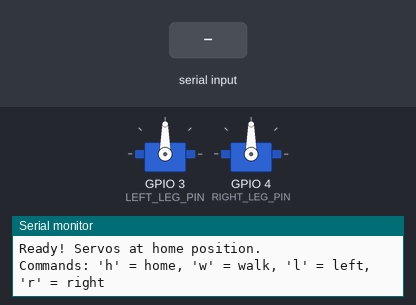
This sketch was run on a simulated ESP32. Shown: 2 × servo, the last lines printed to the serial monitor. Inputs (shaded band) come from the test bench.

Above: at 2.5 s.
2.6 s: "w" received over Serial
At 2.75 s:
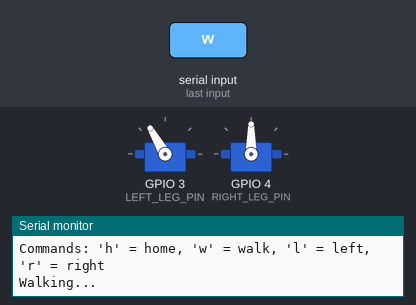
5.6 s: "l" received over Serial
At 5.85 s:
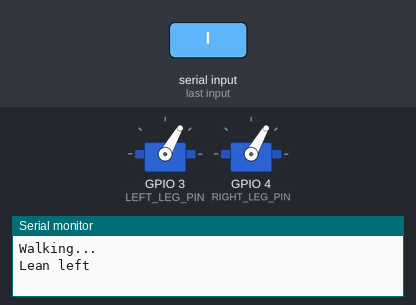
7.6 s: "r" received over Serial
At 7.85 s:
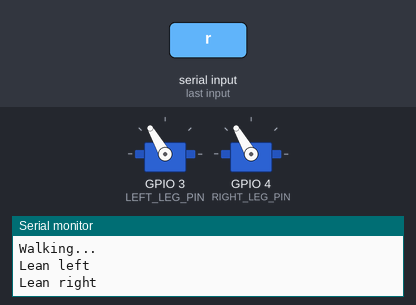
Timing chart, 0 to 10.6 s (numbered marks = the images above; inputs shaded):
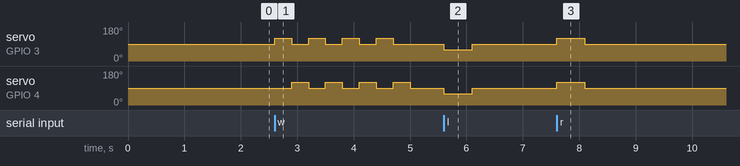

Measured:
- after the input at 2.6 s, servo on GPIO 3 (LEFT_LEG_PIN): alternates 120° for 0.30 s and 90° for 0.30 s, 8 changes in all, then stays 90°, starting at once; servo on GPIO 4 (RIGHT_LEG_PIN): alternates 120° for 0.30 s and 90° for 0.30 s, starting after 0.30 s
- after the input at 5.6 s, servo on GPIO 3 (LEFT_LEG_PIN), servo on GPIO 4 (RIGHT_LEG_PIN): 90° → 60° at once, → 90° 0.50 s later
- after the input at 7.6 s, servo on GPIO 3 (LEFT_LEG_PIN), servo on GPIO 4 (RIGHT_LEG_PIN): 90° → 120° at once, → 90° 0.50 s later

The sketch:

OttoDiy.ino
```cpp
/*
 * Otto DIY Robot - Two Motor Test
 *
 * This sketch controls the two leg servos for Otto robot
 * using Arduino Nano ESP32
 *
 * Servos: MG90S (metal gear)
 *
 * Wiring:
 *   Left Leg Servo  -> D2 (GPIO5)  - Orange/Yellow wire
 *   Right Leg Servo -> D3 (GPIO6)  - Orange/Yellow wire
 *   Servo VCC (Red) -> 5V external power (not USB!)
 *   Servo GND (Brown/Black) -> GND
 *
 * Note: MG90S draws ~200mA per servo, use external 5V supply
 */

#include <ESP32Servo.h>

// Pin definitions for Arduino Nano ESP32
#define LEFT_LEG_PIN   D2
#define RIGHT_LEG_PIN  D3

// Servo objects
Servo leftLeg;
Servo rightLeg;

// Center position for servos (90 degrees)
const int CENTER = 90;

// Movement amplitude
const int AMPLITUDE = 30;

void setup() {
  Serial.begin(115200);
  delay(1000);

  Serial.println("Otto DIY - Two Motor Test");
  Serial.println("Initializing servos...");

  // Allow allocation of all timers for servos
  ESP32PWM::allocateTimer(0);
  ESP32PWM::allocateTimer(1);

  // Attach servos
  leftLeg.setPeriodHertz(50);  // Standard 50Hz servo
  rightLeg.setPeriodHertz(50);

  leftLeg.attach(LEFT_LEG_PIN, 500, 2400);
  rightLeg.attach(RIGHT_LEG_PIN, 500, 2400);

  // Move to home position
  home();

  Serial.println("Ready! Servos at home position.");
  Serial.println("Commands: 'h' = home, 'w' = walk, 'l' = left, 'r' = right");
}

void loop() {
  if (Serial.available()) {
    char cmd = Serial.read();

    switch (cmd) {
      case 'h':
        Serial.println("Home position");
        home();
        break;
      case 'w':
        Serial.println("Walking...");
        walk(4);
        break;
      case 'l':
        Serial.println("Lean left");
        leanLeft();
        break;
      case 'r':
        Serial.println("Lean right");
        leanRight();
        break;
    }
  }
}

// Move both servos to center position
void home() {
  leftLeg.write(CENTER);
  rightLeg.write(CENTER);
  delay(300);
}

// Simple walk motion with legs only
void walk(int steps) {
  for (int i = 0; i < steps; i++) {
    // Lift left leg
    leftLeg.write(CENTER + AMPLITUDE);
    rightLeg.write(CENTER);
    delay(300);

    // Lift right leg
    leftLeg.write(CENTER);
    rightLeg.write(CENTER + AMPLITUDE);
    delay(300);
  }
  home();
}

// Lean to the left
void leanLeft() {
  leftLeg.write(CENTER - AMPLITUDE);
  rightLeg.write(CENTER - AMPLITUDE);
  delay(500);
  home();
}

// Lean to the right
void leanRight() {
  leftLeg.write(CENTER + AMPLITUDE);
  rightLeg.write(CENTER + AMPLITUDE);
  delay(500);
  home();
}
```
